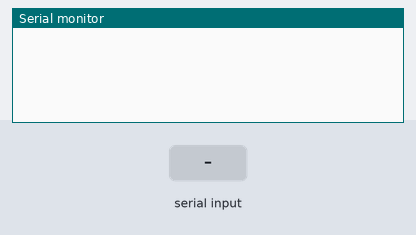
The sketch below on a simulated Arduino Mega 2560, built with avr-gcc and run on an emulated ATmega2560. Shown: the last lines printed to the serial monitor. The test bench sets the inputs (shaded band). The modem accepts every AT command (registered, SIM ready, sends succeed) and sends nothing else.

Above: at 1.2 s.
1.3 s: "*" received over Serial
At 1.8 s:
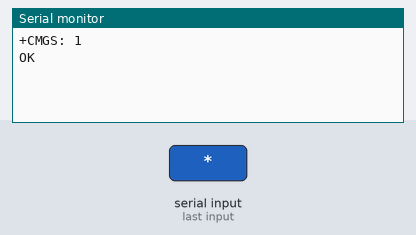
2.8 s: "*" received over the second serial link
At 4.0 s:
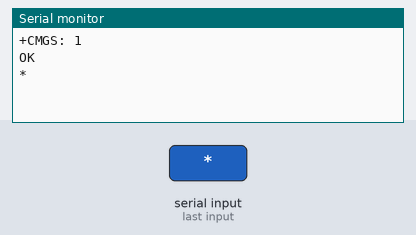
4.3 s: "1" received over the second serial link
At 5.3 s:
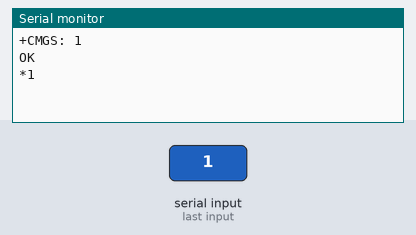

Measured:
- after the input at 1.3 s, the serial monitor: prints a new line at once (image 1)
- after the input at 2.8 s, the serial monitor: prints a new line at once (image 2)
- after the input at 4.3 s, the serial monitor: prints a new line at once (image 3)

The sketch:

program_Ai_Thinker_a7_with_arduino.ino
```cpp
void setup() {
  // put your setup code here, to run once:
  Serial1.begin(115200);
  Serial.begin(115200);
}

void loop() {
  // put your main code here, to run repeatedly:
  if(Serial1.available() > 0){
    while(Serial1.available() > 0){
      Serial.print((char)Serial1.read());
    }
  }
  if(Serial.available() > 0){
    while(Serial.available() > 0){
      //Serial1.print((char)Serial.read());
      char x = Serial.read();
      if (x == '*'){
        Serial1.print((char)26);
      }
      else{
        Serial1.print(x);
      }

    }
  }
}
```
